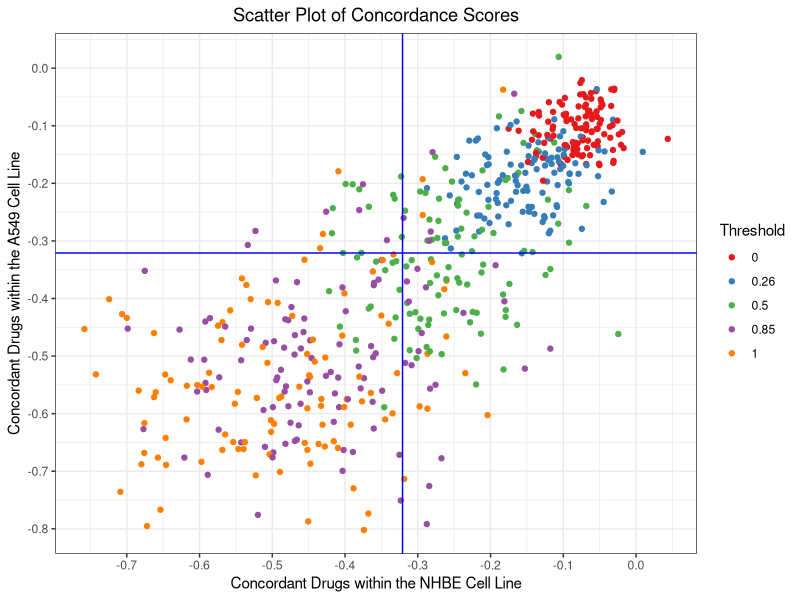
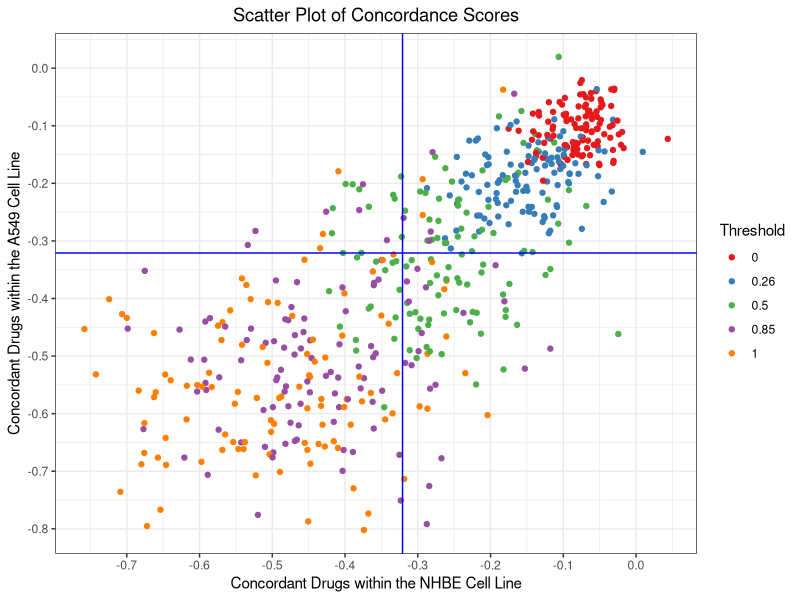
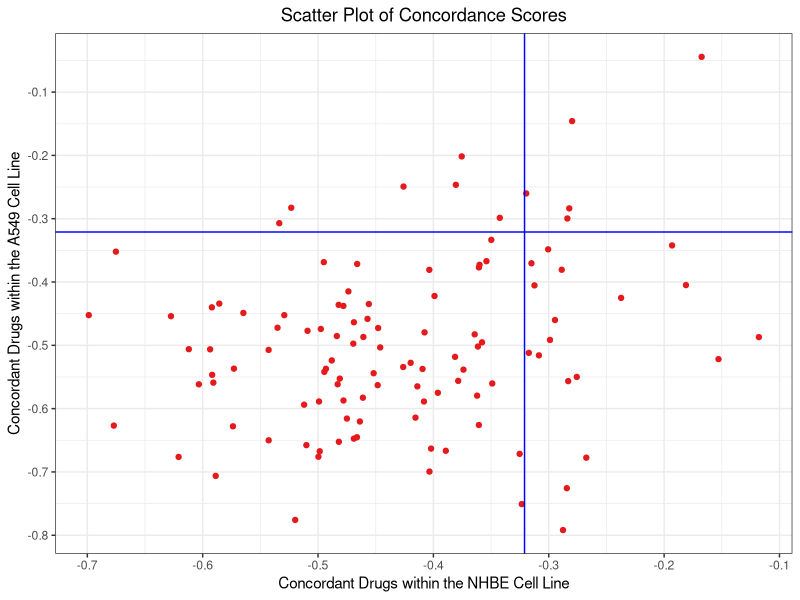
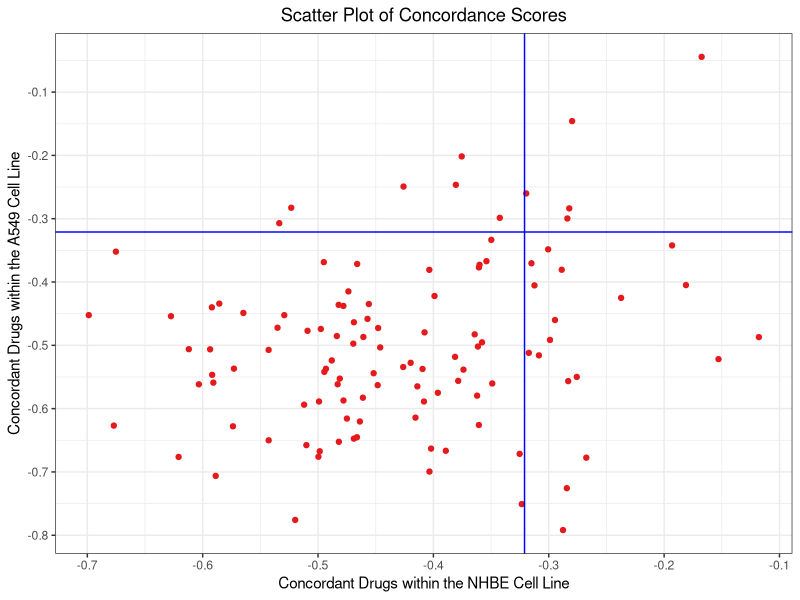
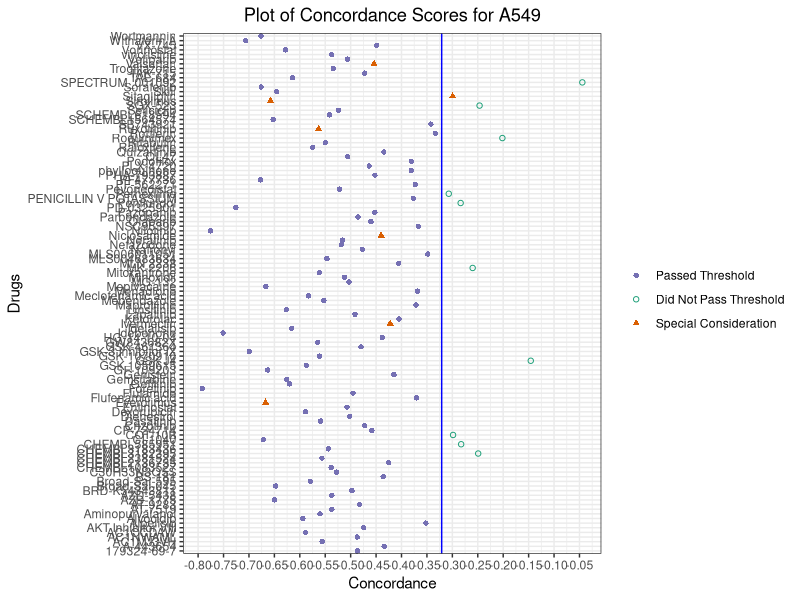
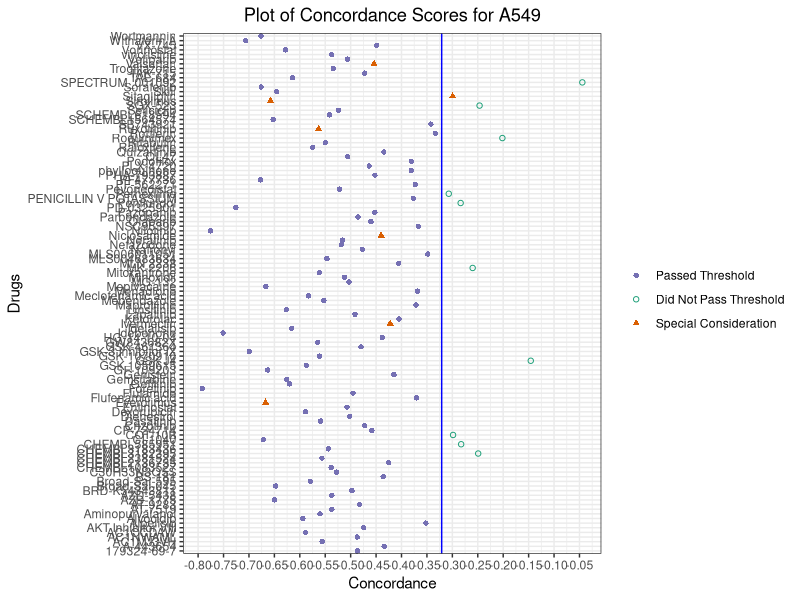
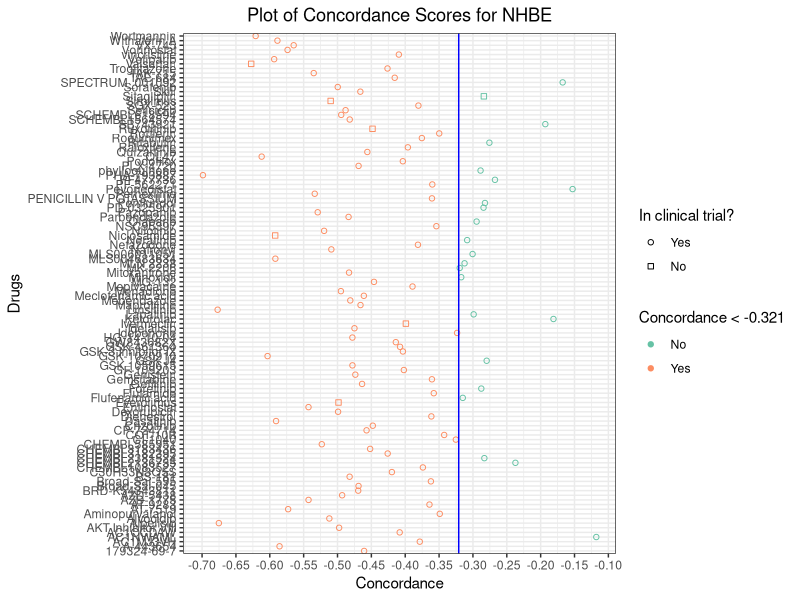
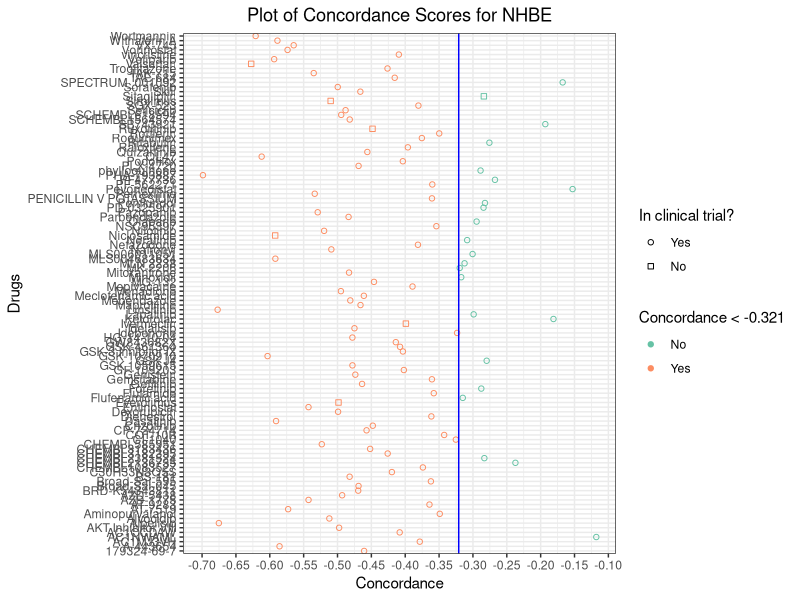

The R source for these figures, in order:
library(tidyverse)
library(RColorBrewer)

data <- read_csv("results/covid_cor_analysis_min.csv") %>% 
  select(perturbagen, threshold, min_n1, min_a2) %>% 
  mutate(threshold = as_factor(threshold))

p <- ggplot(data = data, mapping = aes(x= min_n1,y = min_a2, color = threshold))

p <- p + geom_point() +
  geom_vline(xintercept = -0.321, color = "blue", lwd = 0.5) +
  geom_hline(yintercept = -0.321, color = "blue", lwd = 0.5) +
  xlab("Concordant Drugs within the NHBE Cell Line") +
  ylab("Concordant Drugs within the A549 Cell Line") +
  theme_bw() +
  scale_x_continuous(breaks = seq(-1, 0.2, by = 0.1)) +
  scale_y_continuous(breaks = seq(-1, 0.2, by = 0.1)) +
  scale_color_brewer(name = "Threshold", palette = "Set1") +
  ggtitle("Scatter Plot of Concordance Scores") +
  theme(
     plot.title = element_text(hjust = 0.5)
  )

ggsave(file.path("figures", "covid_drug_all_threshold_concordance.png"), plot = p)
ggsave(file.path("figures", "covid_drug_all_threshold_concordance.pdf"), plot = p)

p2 <- data %>% 
  filter(threshold == 0.85) %>% 
  ggplot(data = ., mapping = aes(x= min_n1, y = min_a2, color = threshold))

p2 <- p2 + geom_point() +
  geom_vline(xintercept = -0.321, color = "blue", lwd = 0.5) +
  geom_hline(yintercept = -0.321, color = "blue", lwd = 0.5) +
  xlab("Concordant Drugs within the NHBE Cell Line") +
  ylab("Concordant Drugs within the A549 Cell Line") +
  theme_bw() +
  scale_x_continuous(breaks = seq(-1, 0.2, by = 0.1)) +
  scale_y_continuous(breaks = seq(-1, 0.2, by = 0.1)) +
  scale_color_brewer(name = "Threshold", palette = "Set1") +
  ggtitle("Scatter Plot of Concordance Scores") +
  theme(
    plot.title = element_text(hjust = 0.5),
    legend.position = "none"
  )
  
ggsave(file.path("figures", "covid_drug_0.85_concordance.png"), plot = p2)
ggsave(file.path("figures", "covid_drug_0.85_concordance.pdf"), plot = p2)

special <-
  c("Niclosamide",
    "Ruxolitinib",
    "Sirolimus",
    "Valsartan",
    "Everolimus",
    "Ivermectin",
    "Sitagliptin")

p3 <- data %>% 
  filter(threshold == 0.85) %>% 
  select(perturbagen, min_a2) %>%
  mutate(passed = if_else(min_a2 < -0.321, "yes", "no"),
         passed = if_else(perturbagen %in% special, "special", passed)) %>% 
  arrange(min_a2) %>% 
  ggplot(data = ., mapping = aes(x = perturbagen, y = min_a2, color = passed, shape = passed))

p3 <- p3 + geom_point() +
  coord_flip() +
  geom_hline(yintercept = -0.321, color = "blue", lwd = 0.5) +
  xlab("Drugs") +
  ylab("Concordance") +
  theme_bw() + 
  scale_x_discrete(breaks = sort(data$perturbagen, decreasing = T)) +
  scale_y_continuous(breaks = seq(-1, 0, by = 0.05)) +
  scale_shape_manual(name = element_blank(),
                     values = c(16, 1, 17),
                     breaks = c("yes", "no", "special"),
                     labels = c("Passed Threshold", "Did Not Pass Threshold", "Special Consideration")) +
  scale_color_brewer(name = element_blank(),
                     palette = "Dark2",
                     labels = c("Passed Threshold", "Did Not Pass Threshold", "Special Consideration"),
                     breaks = c("yes", "no", "special")) +
  ggtitle("Plot of Concordance Scores for A549") +
  theme(
    plot.title = element_text(hjust = 0.5)
  )

ggsave(file.path("figures", "covid_drug_A549_0.85_concordance.png"), plot = p3, height = 11.8, width = 11.8)
ggsave(file.path("figures", "covid_drug_A549_0.85_concordance.pdf"), plot = p3, height = 11.8, width = 11.8)

p4 <- data %>% 
  filter(threshold == 0.85) %>% 
  select(perturbagen, min_n1) %>%
  mutate(passed = min_n1 < -0.321,
         special = perturbagen %in% special) %>% 
  ggplot(data = ., mapping = aes(x = perturbagen, y = min_n1, color = passed, shape = special))

p4 <- p4 + geom_point() +
  coord_flip() +
  geom_hline(yintercept = -0.321, color = "blue", lwd = 0.5) +
  xlab("Drugs") +
  ylab("Concordance") +
  theme_bw() + 
  scale_y_continuous(breaks = seq(-1, 0, by = 0.05)) +
  scale_color_brewer(palette = "Set2", name = "Concordance < -0.321", labels = c("No", "Yes")) +
  scale_shape_manual(values = c(TRUE, FALSE), name = "In clinical trial?", labels = c("Yes", "No")) +
  ggtitle("Plot of Concordance Scores for NHBE") +
  theme(
    plot.title = element_text(hjust = 0.5)
  )

ggsave(file.path("figures", "covid_drug_NHBE_0.85_concordance.png"), plot = p4, height = 11.8, width = 11.8)
ggsave(file.path("figures", "covid_drug_NHBE_0.85_concordance.pdf"), plot = p4, height = 11.8, width = 11.8)
